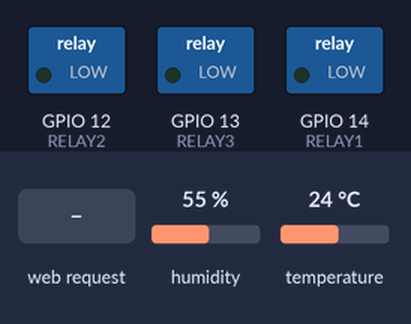
Bench run of a sketch on a simulated ESP8266 (NodeMCU). Shown: switched loads named in the sketch (green lamp = pin HIGH). Inputs (shaded band) come from the test bench; at power-on: humidity 55 %, temperature 24 °C. WiFi joins after 1.5 s; servers stay silent unless stated; what the sketch prints to the serial monitor is not drawn.

Above: at 2.7 s.
2.8 s: HTTP request GET /fog1 received
At 3.2 s:
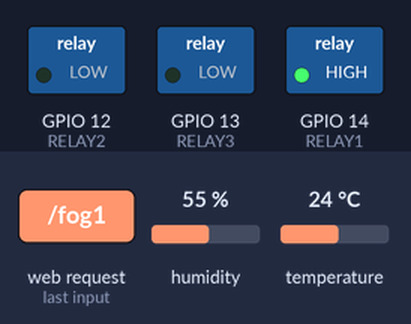
4.8 s: HTTP request GET /fog3on received
At 5.3 s:
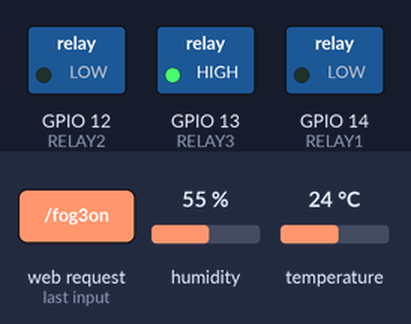
6.3 s: HTTP request GET /fog2 received
At 6.7 s:
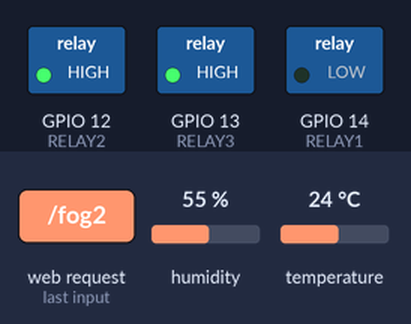
8.3 s: HTTP request GET /fog1 received
At 8.7 s:
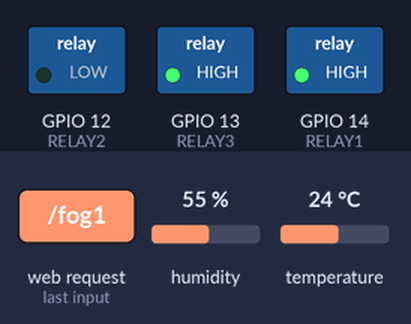
Timing chart, 0 to 11.3 s (numbered marks = the images above; inputs shaded):
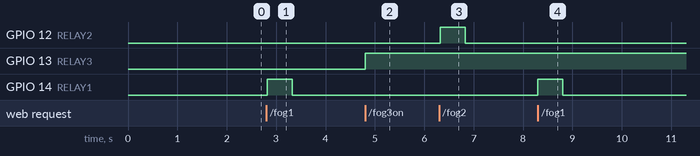

The sketch:

ESP8266-4Relay.ino
```cpp
#include "ESP8266WiFi.h"
#include "ESP8266HTTPClient.h"
#include "WiFiClient.h"
#define RELAY1 14
#define RELAY2 12
#define RELAY3 13

#include "DHT.h"
#define DHTPIN 0
#define DHTTYPE DHT11
DHT dht(DHTPIN, DHTTYPE);

String app_ver ="Version 11.05.2022";
const char* ssid = "XX";
const char* password = "xxxxxxxx";
unsigned char status_RELAY = 0;
WiFiServer server(80);

// Set your Static IP address Switch 3CH = 190, TEST Esp8266 191
IPAddress local_IP(192, 168, 0, 189);
// Set your Gateway IP address
IPAddress gateway(192, 168, 0, 1);
IPAddress subnet(255, 255, 0, 0);
IPAddress primaryDNS(8, 8, 8, 8);   //optional
IPAddress secondaryDNS(8, 8, 4, 4); //optional

// THE DEFAULT TIMER IS SET TO 10 SECONDS FOR TESTING PURPOSES
// For a final application, check the API call limits per hour/minute to avoid getting blocked/banned
unsigned long lastTime = 0;
// Timer set to 10 minutes (600000)
//unsigned long timerDelay = 600000;
// Set timer to 10 seconds (10000)
unsigned long timerDelay = 300000;

int uptime = 0;

//ThingSpeak
//apikey Switch 3CH
String apikey = "XXXXXXXXXXXX";

//apikey Test ESP8266
//String apikey = "XXXXXXXXXXXX";

String fogstatus;

void setup() {
    Serial.begin(115200);
    pinMode(RELAY1, OUTPUT);
    pinMode(RELAY2, OUTPUT);
    pinMode(RELAY3, OUTPUT);
    digitalWrite(RELAY1, LOW);
    digitalWrite(RELAY2, LOW);
    digitalWrite(RELAY3, LOW);
    fogstatus = "<a href='fog3on'>Fog 3 OFF</a>";

    Serial.println();

   // Configures static IP address
  if (!WiFi.config(local_IP, gateway, subnet, primaryDNS, secondaryDNS)) {
    Serial.println("STA Failed to configure");
  }
    Serial.print("Connecting to ");
    Serial.println(ssid);
    WiFi.begin(ssid, password);

    while (WiFi.status() != WL_CONNECTED)
    {
      delay(500);
      Serial.print(".");
    }

    Serial.println("");
    Serial.println("WiFi connected");
    server.begin();
    Serial.println("Server started");
    Serial.println(WiFi.localIP());
}

void loop() {

    String h, t;
    String heap,data,command;

/////////////////////////////////////////
  // Send an HTTP GET request
  if ((millis() - lastTime) > timerDelay) {
    h = humidity();
    t = temp();
    heap = String(ESP.getFreeHeap(),DEC);
    uptime++;

    if(apikey != "")
    {
      data = "http://api.thingspeak.com/update?api_key=" + apikey + "&field1=" + String(t) + "&field2=" + heap + "&field3=" + String(uptime) + "&field4=" + String(h);
      Serial.println("Send data : " + data);

      // Check WiFi connection status
      if(WiFi.status()== WL_CONNECTED){
        WiFiClient client;
        HTTPClient http;

        // Your Domain name with URL path or IP address with path
        http.begin(client, data.c_str());

        // Send HTTP GET request
        int httpResponseCode = http.GET();

        if (httpResponseCode>0) {
          Serial.print("HTTP Response code: ");
          Serial.println(httpResponseCode);
          String payload = http.getString();
          Serial.println(payload);
        }
        else {
          Serial.print("Error code: ");
          Serial.println(httpResponseCode);
        }
        // Free resources
        http.end();
      }
      else {
        Serial.println("WiFi Disconnected");
      }
    }

    lastTime = millis();

  }
 ////////////////////////////////////////

    WiFiClient client = server.available();
    if (!client) {
        return;
    }
    else
    {
        Serial.println("new client");
        heap = String(ESP.getFreeHeap(),DEC);
        Serial.println(heap);
        t = temp();
        h = humidity();

        while (!client.available())
        {
          delay(1);
        }

        String req = client.readStringUntil('\r');
        Serial.println(req);
        client.flush();

        if (req.indexOf("/fog1") != -1) {
          digitalWrite(RELAY1, HIGH);
          Serial.print("Fog 1 ON GPIO:");
          Serial.println(RELAY1);
          delay(500);
          digitalWrite(RELAY1, LOW);
          command = "Fog 1 ON ";
        }
        else if (req.indexOf("/fog2") != -1) {
          digitalWrite(RELAY2, HIGH);
          Serial.print("Fog 2 ON GPIO:");
          Serial.println(RELAY2);
          delay(500);
          digitalWrite(RELAY2, LOW);
          command = "Fog 2 ON ";
        }
        else if (req.indexOf("/fog3on") != -1) {
          digitalWrite(RELAY3, HIGH);
          Serial.print("Fog 3 ON GPIO:");
          Serial.println(RELAY3);
          command = "Fog 3 ON ";
          fogstatus ="<a href='/fog3off'>Fog 3 ON</a>";
          delay(500);
        }
        else if (req.indexOf("/fog3off") != -1) {
          digitalWrite(RELAY3, LOW);
          Serial.print("Fog 3 OFF GPIO:");
          Serial.println(RELAY3);
          command = "Fog 3 OFF ";
          fogstatus ="<a href='fog3on'>Fog 3 OFF</a>";
          delay(500);
        }

        //Code HTML
        String htmlhead = HTMLhead(app_ver);
        String htmlbottom = HTMLbottom();
        String web = "HTTP/1.1 200 OK\r\nContent-Type: text/html\r\n\r\n";
        web += "\r\n"; web += "\r\n";
        web += htmlhead;
        web += "\r\n<br>Command:" + command;
        web += "\r\n<br>Fog Status:" + String(fogstatus) + "<br>Temp:" + String(t) + "<br>Humidity:" + String(h) + "<br>Heap:" + heap + "<br>uptime: " + String(uptime);
        web += htmlbottom;
        web += "\r\n";
        web += "\r\n"; web += "\r\n";
        client.print(web);
    }
}

    String temp(){
      int x = dht.readTemperature();
        if ( x < 0 || x > 50 ){
          return "";
        }else{
          return String(x); }
    }

    String humidity(){
      int x = dht.readHumidity();
        if ( x < 1 || x > 100 ){
          return "";
        }else{
          return String(x); }
    }

    String HTMLhead(String title){
      String w = "<html><head><title>" + String(title) + "</title></head><body>" + String(title) + "<br><br>";
      return w;
    }

    String HTMLbottom(){
      String w = "</body></html>";
      return w;
    }
```

Measured:
- after the input at 2.8 s, GPIO 14 (RELAY1): LOW → HIGH at once, → LOW 0.50 s later
- after the input at 4.8 s, GPIO 13 (RELAY3): LOW → HIGH at once
- after the input at 6.3 s, GPIO 12 (RELAY2): LOW → HIGH at once, → LOW 0.50 s later
- after the input at 8.3 s, GPIO 14 (RELAY1): LOW → HIGH at once, → LOW 0.50 s later
